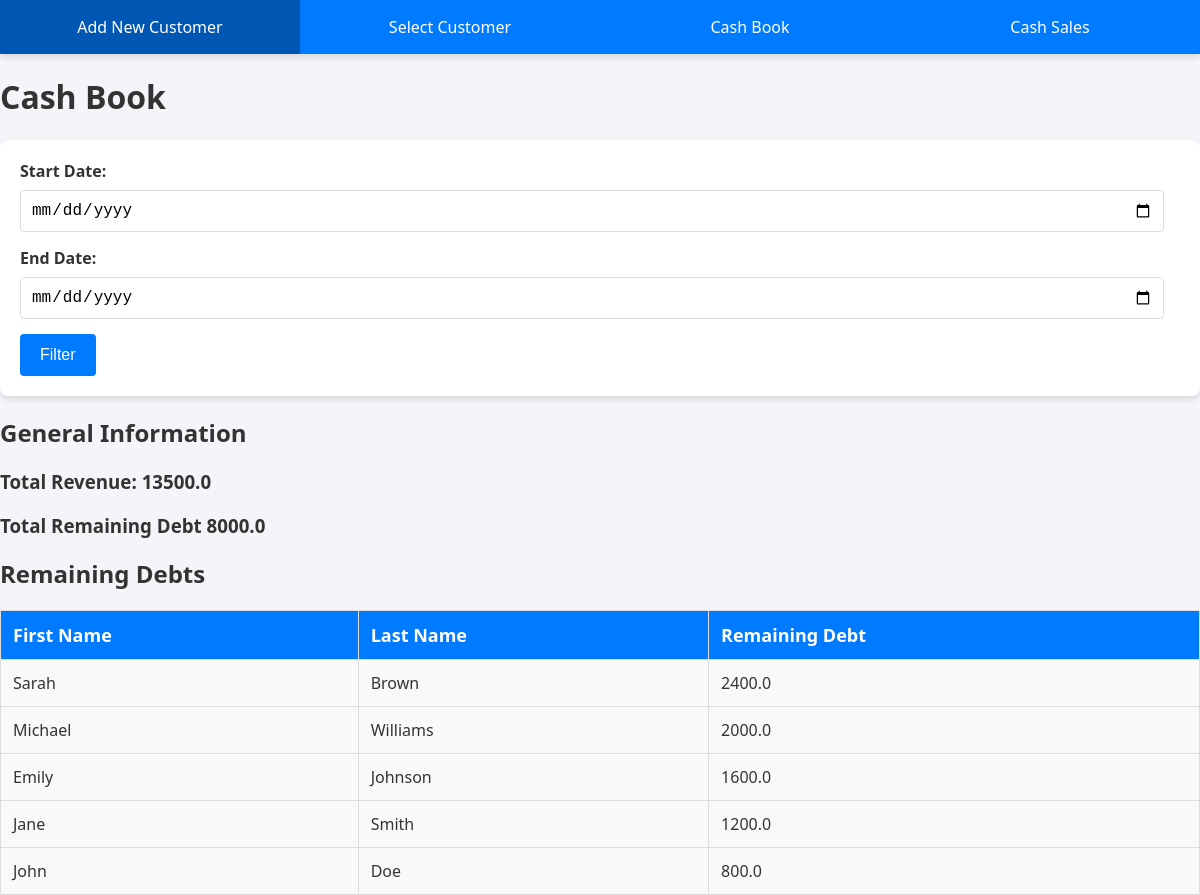
The page /cash_book on the database its author committed.
### tables this page shows
CREATE TABLE customers (
            id INTEGER PRIMARY KEY AUTOINCREMENT,
            first_name TEXT NOT NULL,
            last_name TEXT NOT NULL,
            registration_date DATE NOT NULL,
            phone TEXT,
            opening_balance REAL NOT NULL,
            image BLOB,
            UNIQUE(first_name, last_name, registration_date)
        );

### app.py (the view)
@app.route('/cash_book', methods=['GET'])
def cash_book():
    start_date = request.args.get('start_date')
    end_date = request.args.get('end_date')
    conn = get_db_connection()
    if not start_date or not end_date:
        start_date = '0000-01-01'
        end_date = '9999-12-31'
    total_revenue_query = '''
        SELECT SUM(opening_balance) AS total_revenue
        FROM customers
        WHERE registration_date BETWEEN ? AND ?
    '''
    total_revenue = conn.execute(total_revenue_query, (start_date, end_date)).fetchone()['total_revenue']
    total_cash_sales_query = '''
        SELECT SUM(amount) AS total_cash_sales
        FROM cash_sales
        WHERE transaction_date BETWEEN ? AND ?
    '''
    total_cash_sales = conn.execute(total_cash_sales_query, (start_date, end_date)).fetchone()['total_cash_sales']
    total_revenue = (total_revenue or 0) + (total_cash_sales or 0)
    remaining_debts_query = '''
        WITH TotalPayments AS (
            SELECT
                customer_id,
                SUM(amount) AS total_payments
            FROM payments
            GROUP BY customer_id
        )
        SELECT
            c.first_name,
            c.last_name,
            (c.opening_balance - COALESCE(tp.total_payments, 0)) AS remaining_debt
        FROM customers c
        LEFT JOIN TotalPayments tp ON c.id = tp.customer_id
        WHERE (c.opening_balance - COALESCE(tp.total_payments, 0)) > 0
        ORDER BY remaining_debt DESC
    '''
    remaining_debts = conn.execute(remaining_debts_query).fetchall()
    total_remaining_debt = sum(row['remaining_debt'] for row in remaining_debts)
    conn.close()
    return render_template('cash_book.html',
                           remaining_credits_data=remaining_debts,
                           total_remaining_debt=total_remaining_debt,
                           total_revenue=total_revenue)

### app.py (called while the page is built)
def get_db_connection():
    conn = sqlite3.connect('debt_book.db')
    conn.row_factory = sqlite3.Row
    return conn

### templates/cash_book.html (shortened to what this page needs)
<!DOCTYPE html>
<html lang="en">
<head>
    <link rel="stylesheet" href="{{ url_for('static', filename='style.css') }}">
</head>
<body>
    <nav>
        <ul>
            <li><a href="{{ url_for('add_customer') }}">Add New Customer</a></li>
            <li><a href="{{ url_for('index') }}">Select Customer</a></li>
            <li><a href="{{ url_for('cash_book') }}">Cash Book</a></li>
            <li><a href="{{ url_for('cash_sales') }}">Cash Sales</a></li>
        </ul>
    </nav>
    <div class="container">
        <h1>Cash Book</h1>
        <form method="get" action="{{ url_for('cash_book') }}" class="date-filter-form">
            <div class="form-group">
                <label for="start_date">Start Date:</label>
                <input type="date" id="start_date" name="start_date">
            </div>
            <div class="form-group">
                <label for="end_date">End Date:</label>
                <input type="date" id="end_date" name="end_date">
            </div>
            <button type="submit">Filter</button>
        </form>
        <h2>General Information</h2>
        <div class="summary">
            <h3>Total Revenue: {{ total_revenue }}</h3>
            <h3>Total Remaining Debt {{ total_remaining_debt }}</h3>
        </div>
        <h2>Remaining Debts</h2>
        <table class="table">
            <thead>
                <tr>
                    <th>First Name</th>
                    <th>Last Name</th>
                    <th>Remaining Debt</th>
                </tr>
            </thead>
            <tbody>
                {% for row in remaining_credits_data %}
                <tr>
                    <td>{{ row.first_name }}</td>
                    <td>{{ row.last_name }}</td>
                    <td>{{ row.remaining_debt }}</td>
                </tr>
                {% endfor %}
            </tbody>
        </table>
    </div>
</body>
</html>

### static/style.css (style rules this page uses)
body { font-family: 'Segoe UI', Tahoma, Geneva, Verdana, sans-serif; margin: 0; padding: 0; background-color: #f4f4f9; color: #333; display: flex; flex-direction: column; }
nav { background-color: #007BFF; overflow: hidden; box-shadow: 0 4px 6px rgba(0, 0, 0, 0.1); }
ul { list-style-type: none; margin: 0; padding: 0; display: flex; }
li { flex: 1; }
a { display: block; color: white; text-align: center; padding: 16px 20px; text-decoration: none; font-size: 16px; background-color: #007bff; }
form { margin-bottom: 20px; background-color: #fff; padding: 20px; border-radius: 8px; box-shadow: 0 4px 6px rgba(0, 0, 0, 0.1); }
label { display: block; margin-bottom: 8px; font-weight: bold; }
input, select { width: calc(100% - 16px); padding: 10px; margin-bottom: 15px; border-radius: 4px; border: 1px solid #ddd; box-sizing: border-box; font-size: 16px; }
table { width: 100%; border-collapse: collapse; background-color: #fff; border-radius: 8px; box-shadow: 0 4px 6px rgba(0, 0, 0, 0.1); }
table, th, td { border: 1px solid #ddd; }
th, td { padding: 12px; text-align: left; }
th { background-color: #007BFF; color: white; font-size: 18px; }
td { background-color: #f9f9f9; }
button { padding: 12px 20px; background-color: #007BFF; color: white; border: none; border-radius: 4px; cursor: pointer; font-size: 16px; transition: background-color 0.3s ease; }

### rows shown on the page
customers: first_name "Sarah", last_name "Brown", remaining_debt "2400.0"
customers: first_name "Michael", last_name "Williams", remaining_debt "2000.0"
customers: first_name "Emily", last_name "Johnson", remaining_debt "1600.0"
customers: first_name "Jane", last_name "Smith", remaining_debt "1200.0"
customers: first_name "John", last_name "Doe", remaining_debt "800.0"

### other values the page prints
{{ total_revenue }} "13500.0"
{{ total_remaining_debt }} "8000.0"
